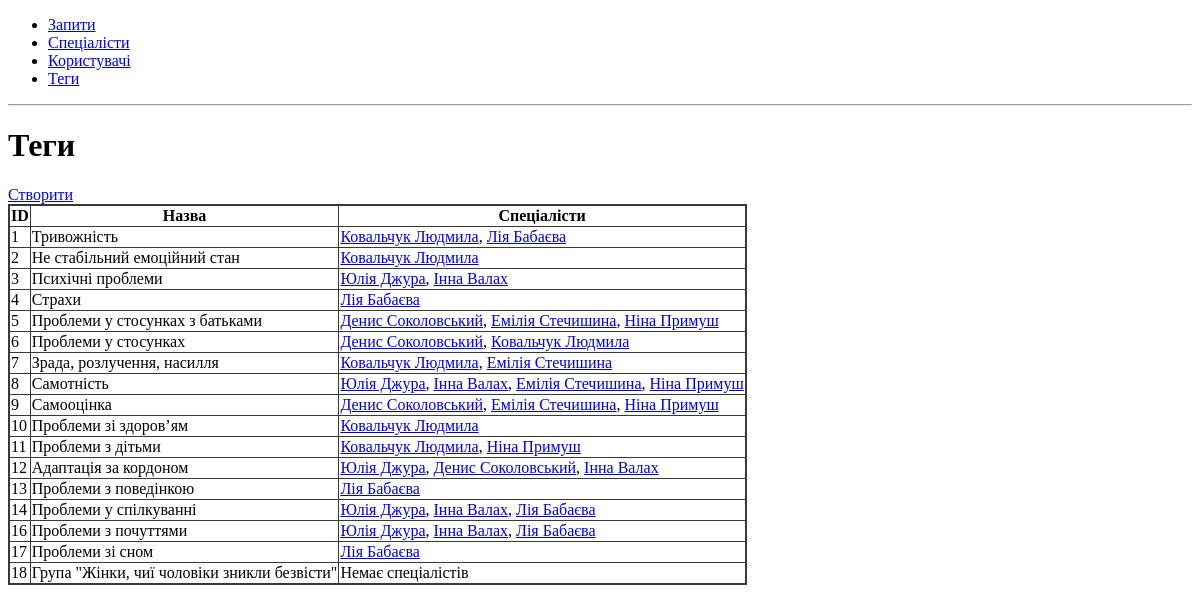
The app's page /tags/ with its own data.
### app/tags/models.py (models this page shows, shortened)
class Tag(db.Model):
    __tablename__ = "tag"
    id = db.Column(db.Integer, primary_key=True)
    name = db.Column(db.String(255), unique=True, nullable=False)
    specialists = db.relationship("Specialist", secondary="specialist_tag", back_populates="tags")

### app/specialists/models.py (models this page shows, shortened)
class Specialist(db.Model):
    __tablename__ = "specialist"
    id = db.Column(db.Integer, primary_key=True)
    name = db.Column(db.String(255), unique=True, nullable=False)
    description = db.Column(db.String(255))
    cv = db.Column(db.String(255))
    phone = db.Column(db.String(255))
    tags = db.relationship("Tag", secondary=specialist_tag, back_populates="specialists")
    telegram_username = db.Column(db.String(255))
    def __repr__(self) -> str:
        return f"{self.name}"

### app/tags/routes.py (the view)
@bp.route('/', methods=['GET', 'POST'])
def tags():
    return render_template('tags.html', tags=Tag.query.all())

### app/tags/templates/tags.html
{% extends 'base.html' %}
{% block content %}
<h1>Теги</h1>
<a href="{{ url_for('tags.new') }}">Створити</a>
{% include 'tags_table.html' %}
{% endblock %}

### app/tags/templates/tags_table.html
<table id="tags">
    <tr>
        <th>ID</th>
        <th>Назва</th>
        <th>Спеціалісти</th>
    </tr>
    {% for tag in tags %}
    <tr>
        <td>{{ tag.id }}</td>
        <td>{{ tag.name }}</td>
        <td>
            {% if tag.specialists %}
                {% for specialist in tag.specialists %}
                    <a href="{{ url_for('specialists.specialist_card', specialist_id=specialist.id) }}">{{ specialist }}</a>{% if not loop.last %}, {% endif %}
                {% endfor %}
            {% else %}
                Немає спеціалістів
            {% endif %}
        </td>
    </tr>
    {% endfor %}
</table>

### app/static/style.css (style rules this page uses)
table { border: 2px solid #393939; border-collapse: collapse; }
th, td { border: 0.5px solid #393939; }

### records on screen
Tag: id "1", name "Тривожність"
Specialist: name "Ковальчук Людмила"
Specialist: name "Лія Бабаєва"
Tag: id "2", name "Не стабільний емоційний стан"
Tag: id "3", name "Психічні проблеми"
Specialist: name "Юлія Джура"
Specialist: name "Інна Валах"
Tag: id "4", name "Страхи"
Tag: id "5", name "Проблеми у стосунках з батьками"
Specialist: name "Денис Соколовський"
Specialist: name "Емілія Стечишина"
Specialist: name "Ніна Примуш"
Tag: id "6", name "Проблеми у стосунках"
Tag: id "7", name "Зрада, розлучення, насилля"
Tag: id "8", name "Самотність"
Tag: id "9", name "Самооцінка"
Tag: id "10", name "Проблеми зі здоровʼям"
Tag: id "11", name "Проблеми з дітьми"
Tag: id "12", name "Адаптація за кордоном"
Tag: id "13", name "Проблеми з поведінкою"
Tag: id "14", name "Проблеми у спілкуванні"
Tag: id "16", name "Проблеми з почуттями"
Tag: id "17", name "Проблеми зі сном"
Tag: id "18", name "Група \"Жінки, чиї чоловіки зникли безвісти\"", shows "Немає спеціалістів"
